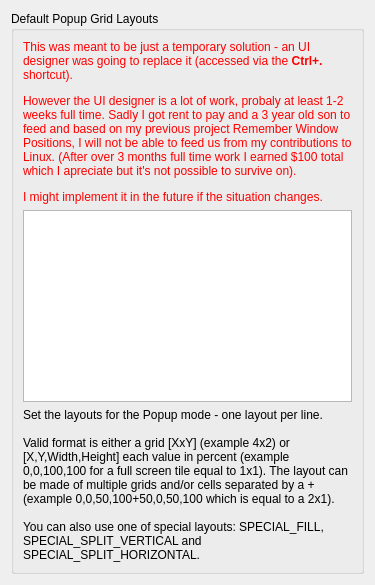
     <widget class="QWidget" name="tab_popupLayout">
      <attribute name="icon">
       <iconset theme="text-x-generic"/>
      </attribute>
      <attribute name="title">
       <string>Popup Grid Layouts</string>
      </attribute>
      <layout class="QVBoxLayout" name="verticalLayout_blacklist">
       <item>
        <widget class="QGroupBox" name="groupBox_popupLayout">
         <property name="title">
          <string>Default Popup Grid Layouts</string>
         </property>
         <layout class="QVBoxLayout" name="verticalLayout_applicationBlacklist">
          <item>
           <widget class="QLabel" name="label_popupLayoutDisclaimer">
            <property name="text">
             <string>&lt;html&gt;&lt;head/&gt;&lt;body&gt;&lt;p&gt;&lt;span style=&quot; color:#ff0000;&quot;&gt;This was meant to be just a temporary solution - an UI designer was going to replace it (accessed via the &lt;/span&gt;&lt;span style=&quot; font-weight:700; color:#ff0000;&quot;&gt;Ctrl+.&lt;/span&gt;&lt;span style=&quot; color:#ff0000;&quot;&gt; shortcut).&lt;/span&gt;&lt;/p&gt;&lt;p&gt;&lt;span style=&quot; color:#ff0000;&quot;&gt;However the UI designer is a lot of work, probaly at least 1-2 weeks full time. Sadly I got rent to pay and a 3 year old son to feed and based on my previous project Remember Window Positions, I will not be able to feed us from my contributions to Linux. (After over 3 months full time work I earned $100 total which I apreciate but it's not possible to survive on).&lt;/span&gt;&lt;/p&gt;&lt;p&gt;&lt;span style=&quot; color:#ff0000;&quot;&gt;I might implement it in the future if the situation changes.&lt;/span&gt;&lt;/p&gt;&lt;/body&gt;&lt;/html&gt;</string>
            </property>
            <property name="wordWrap">
             <bool>true</bool>
            </property>
           </widget>
          </item>
          <item>
           <widget class="QPlainTextEdit" name="kcfg_popupLayout">
            <property name="sizePolicy">
             <sizepolicy hsizetype="Expanding" vsizetype="MinimumExpanding">
              <horstretch>0</horstretch>
              <verstretch>0</verstretch>
             </sizepolicy>
            </property>
            <property name="lineWrapMode">
             <enum>QPlainTextEdit::LineWrapMode::NoWrap</enum>
            </property>
            <property name="plainText">
             <string/>
            </property>
           </widget>
          </item>
          <item>
           <widget class="QLabel" name="label_popupLayoutExplanation">
            <property name="text">
             <string>&lt;html&gt;&lt;head/&gt;&lt;body&gt;&lt;p&gt;Set the layouts for the Popup mode - one layout per line.&lt;br/&gt;&lt;br/&gt;Valid format is either a grid [XxY] (example 4x2) or [X,Y,Width,Height] each value in percent (example 0,0,100,100 for a full screen tile equal to 1x1). The layout can be made of multiple grids and/or cells separated by a + (example 0,0,50,100+50,0,50,100 which is equal to a 2x1).&lt;br/&gt;&lt;br/&gt;You can also use one of special layouts: SPECIAL_FILL, SPECIAL_SPLIT_VERTICAL and SPECIAL_SPLIT_HORIZONTAL.&lt;/p&gt;&lt;/body&gt;&lt;/html&gt;</string>
            </property>
            <property name="wordWrap">
             <bool>true</bool>
            </property>
           </widget>
          </item>
         </layout>
        </widget>
       </item>
       <item>
        <spacer name="verticalSpacer_3">
         <property name="orientation">
          <enum>Qt::Orientation::Vertical</enum>
         </property>
         <property name="sizeType">
          <enum>QSizePolicy::Policy::MinimumExpanding</enum>
         </property>
         <property name="sizeHint" stdset="0">
          <size>
           <width>0</width>
           <height>0</height>
          </size>
         </property>
        </spacer>
       </item>
      </layout>
     </widget>
